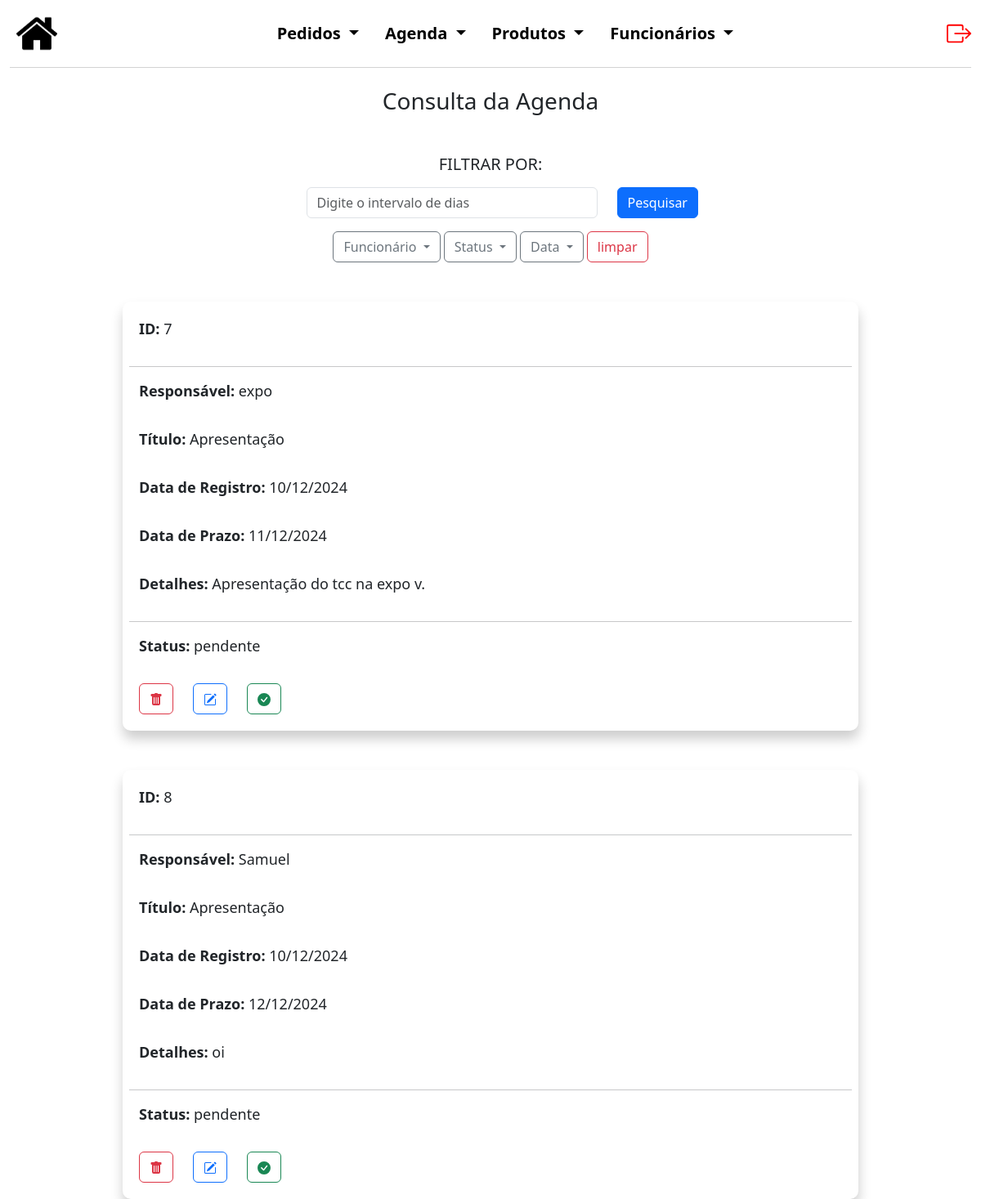
The app's page /Sistema/agenda/consAge.php (signed in) with its own data.
### tables this page shows
CREATE TABLE `agenda` (
  `codAgend` int(5) NOT NULL,
  `cod_func` int(5) NOT NULL,
  `responsavel` varchar(50) NOT NULL,
  `titulo` varchar(50) NOT NULL,
  `dataRegistro` date NOT NULL,
  `dataPrazo` date NOT NULL,
  `informacao` varchar(250) NOT NULL,
  `status` varchar(30) NOT NULL DEFAULT 'pendente'
);

### Sistema/agenda/consAge.php (the view, shortened to what this page needs)
<?php
$conexao = novaConexao();
$erro = false;
try {
    $sql = "SELECT * FROM agenda";
    $stmt = $conexao->prepare($sql);
    $stmt->execute();
    $registros = $stmt->fetchAll(PDO::FETCH_ASSOC);
} catch (PDOException $e) {
    $erro = true;
    echo "Erro: " . $e->getMessage();
}
?>
<!DOCTYPE html>
<html lang="pt-BR">
<head>
    <link href="https://cdn.jsdelivr.net/npm/bootstrap@5.3.0/dist/css/bootstrap.min.css" rel="stylesheet">
    <link rel="stylesheet" href="../style.css?v=1.4">
</head>
<body>
    <div class="container-fluid cabecalho">
        <nav class="navbar navbar-light navbar-expand-md" style="background-color: #FFFF;">
            <a class="nav justify-content-start m-2" href="../admInicial.php">
                <img src="../img/back.png">
            </a>
            <div class="collapse navbar-collapse justify-content-center" id="navegacao">
                <ul class="nav nav-pills justify-content-center listas">
                    <li class="nav-item dropdown">
                        <a class="nav-link dropdown-toggle cor_fonte" href="#" id="navbarDropdownMenuLink"
                            data-bs-toggle="dropdown" aria-haspopup="true" aria-expanded="false">
                            Pedidos
                        </a>
                    </li>
                    <li class="nav-item dropdown">
                        <a class="nav-link dropdown-toggle cor_fonte" href="#" id="navbarDropdownMenuLink"
                            data-bs-toggle="dropdown" aria-haspopup="true" aria-expanded="false">
                            Agenda
                        </a>
                    </li>
                    <li class="nav-item dropdown">
                        <a class="nav-link dropdown-toggle cor_fonte" href="#" id="navbarDropdownMenuLink"
                            data-bs-toggle="dropdown" aria-haspopup="true" aria-expanded="false">
                            Produtos
                        </a>
                    </li>
                    <li class="nav-item dropdown">
                        <a class="nav-link dropdown-toggle cor_fonte" href="#" id="navbarDropdownMenuLink"
                            data-bs-toggle="dropdown" aria-haspopup="true" aria-expanded="false">
                            Funcionários
                        </a>
                    </li>
                </ul>
            </div>
            <a href="../logout.php" class="nav-link justify-content-end" style="color: red;">
            </a>
        </nav>
    </div>
    <h3 class="text-center mb-5">Consulta da Agenda</h3>
    <div class="container mt-5 mb-5">
        <div class="row justify-content-center text-center">
            <h5 class="mb-3">FILTRAR POR:</h5>
            <div class="dropdown">
                <form method="POST">
                    <div class="row justify-content-center text-center mb-3">
                        <div class="col-4">
                            <input type="text" class="form-control" name="search"
                                placeholder="Digite o intervalo de dias">
                        </div>
                        <div class="col-1">
                            <button type="submit" class="btn btn-primary">Pesquisar</button>
                        </div>
                    </div>
                    <button class="btn btn-outline-secondary dropdown-toggle" type="button" id="dropdownMenuButton"
                        data-bs-toggle="dropdown" aria-expanded="false">
                        Funcionário
                    </button>
                    <button class="btn btn-outline-secondary dropdown-toggle" type="button" id="dropdownMenuButton"
                        data-bs-toggle="dropdown" aria-expanded="false">
                        Status
                    </button>
                    <button class="btn btn-outline-secondary dropdown-toggle" type="button" id="dropdownMenuButton"
                        data-bs-toggle="dropdown" aria-expanded="false">
                        Data
                    </button>
                    <button type="submit" class="btn btn-outline-danger" name="limpar" value="pendente">limpar</button>
                </form>
            </div>
        </div>
    </div>
    <?php if ($erro): ?>
        <div class="alert alert-danger" role="alert">
            Não foi possível carregar os dados.
        </div>
    <?php else: ?>
        <?php foreach ($registros as $registro): ?>
            <div class="mt-5 container consContainer" style="width: 900px">
                <div class="row row-custom">
                    <div class="form-group mb-3">
                        <p><strong>ID:</strong> <?php echo htmlspecialchars($registro['codAgend']); ?></p>
                    </div>
                    <hr>
                    <div class="form-group mb-3">
                        <p><strong>Responsável:</strong> <?php echo htmlspecialchars($registro['responsavel']); ?></p>
                    </div>
                    <div class="form-group mb-3">
                        <p><strong>Título:</strong> <?php echo htmlspecialchars($registro['titulo']); ?></p>
                    </div>
                    <div class="form-group mb-3">
                        <p><strong>Data de Registro:</strong> <?php echo (date('d/m/Y', strtotime($registro['dataRegistro']))); ?></p>
                    </div>
                    <div class="form-group mb-3">
                        <p><strong>Data de Prazo:</strong> <?php echo (date('d/m/Y', strtotime($registro['dataPrazo']))); ?></p>
                    </div>
                    <div class="form-group mb-3">
                        <p><strong>Detalhes:</strong> <?php echo htmlspecialchars($registro['informacao']); ?></p>
                    </div>
                    <hr>
                    <div class="form-group mb-3">
                        <p><strong>Status:</strong> <?php echo htmlspecialchars($registro['status']); ?></p>
                    </div>
                </div>
                <form method="POST">
                    <div class="row">
                        <div class="col-auto">
                            <button type="submit" name="delete" class="btn btn-outline-danger">
                            </button>
                        </div>
                        <div class="col-auto">
                            <button type="submit" name="edit" class="btn btn-outline-primary">
                            </button>
                        </div>
                        <div class="col-auto">
                            <button type="submit" name="concluidaAgend" class="btn btn-outline-success">
                            </button>
                        </div>
                    </div>
                </form>
            </div>
        <?php endforeach; ?>
    <?php endif; ?>
</body>
</html>

### Sistema/style.css (style rules this page uses)
.cabecalho { margin-bottom: 2%; }
.cor_fonte { color: black; font-weight: bold; text-decoration: none; font-size: 20px; }
.cabecalho img { height: 50px; }
#navbarDropdownMenuLink { background-color: #ffffff; }
nav { border-bottom: 1px solid rgb(210, 211, 211); }
.nav-item.dropdown .nav-link { color: black }
.row-custom { display: flex; justify-content: space-between; }
.row-custom p { font-size: 18px; }
.consContainer { max-width: 1580px; margin: auto; padding: 20px; border-radius: 10px; box-shadow: 0.5px 10px 15px rgba(0, 0, 0, 0.2); }

### records on screen
agenda: codAgend "7", responsavel "expo", titulo "Apresentação", dataRegistro "10/12/2024", dataPrazo "11/12/2024", informacao "Apresentação do tcc na expo v.", status "pendente"
agenda: codAgend "8", responsavel "Samuel", titulo "Apresentação", dataRegistro "10/12/2024", dataPrazo "12/12/2024", informacao "oi", status "pendente"
